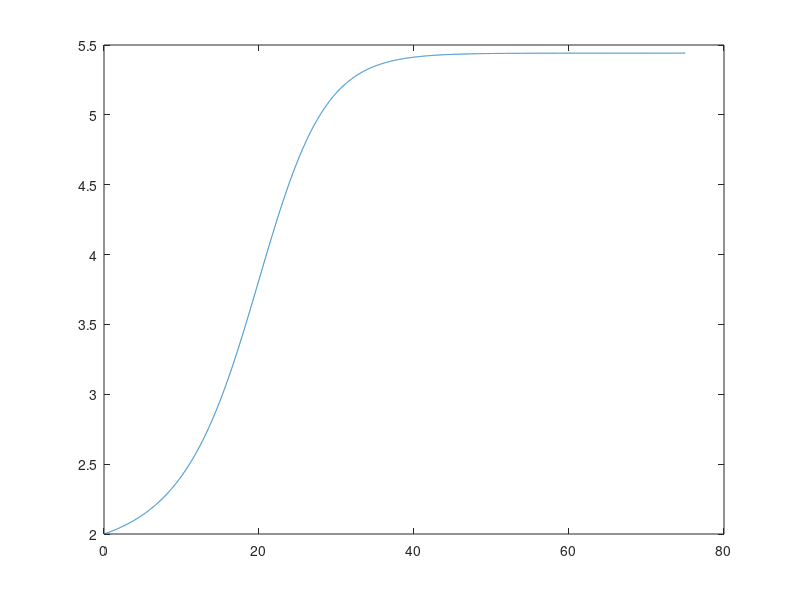

MATLAB code for this plot:
% 6b) 
r = .65;
L = 8.1;
p = 1.2;
q = 1;
h = @(x) p*x.^2./(q+x.^2);
x_prime = @(t,x) r*x.*(1-x/L)-h(x);
h1 = .01;
t1 = 0:h1:75;
x1 = zeros(1,length(t1));
x1(1) = 2;
for n = 1:(length(t1)-1)
    x1(n+1) = x1(n) + h1*x_prime(t1(n),x1(n));
end

plot(t1,x1)